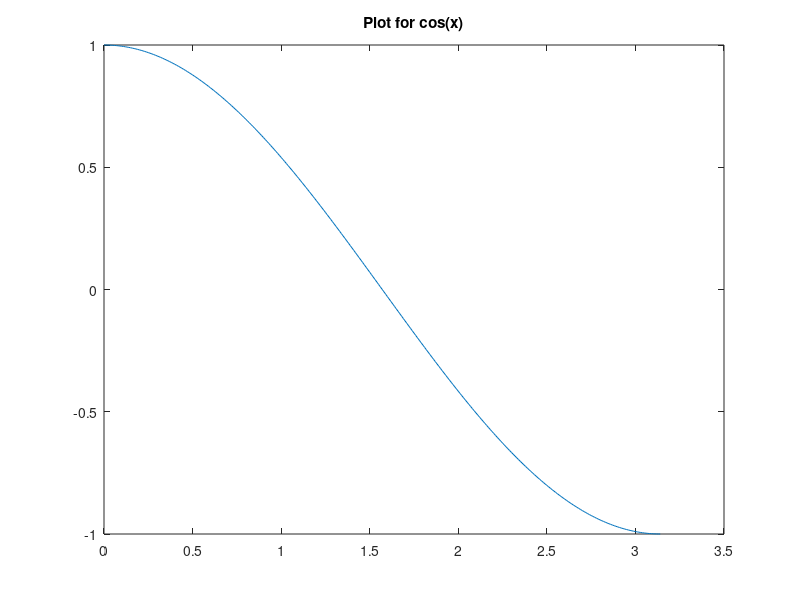

MATLAB code for this plot: (Note: this script raises an error after producing the figure.)
x = 0:0.01:1*pi;
y = cos(x);
figure;
plot(x,y)
title('Plot for cos(x)');

X1 = [0,1/2*pi,3/4*pi];
Y1 = [cos(0),cos(1/2*pi),cos(3/4*pi)];
C1 = lagrange_interpolation(X1,Y1);
figure;
plot_lagrange(X1, Y1, C1);
title('Second-order Lagrange Interpolation for cos(x)');

X2 = [0,1/3*pi,2/3*pi,1*pi];
Y2 = [cos(0),cos(1/3*pi),cos(2/3*pi),cos(1*pi)];
C2 = lagrange_interpolation(X2,Y2);
figure;
plot_lagrange(X2, Y2, C2);
title('Third-order Lagrange Interpolation for cos(x)');

X3 = [0,1/5*pi,2/5*pi,3/5*pi,4/5*pi,1*pi];
Y3 = [cos(0),cos(1/5*pi),cos(2/5*pi),cos(3/5*pi),cos(4/5*pi),cos(1*pi)];
C3 = lagrange_interpolation(X3,Y3); 
figure;
plot_lagrange(X3, Y3, C3);
title('Fifth-order Lagrange Interpolation for cos(x)');

fprintf('Drawing Complete.')

function plot_lagrange(X,Y,C)
    x_dense = linspace(0, pi, 1000);
    y_dense = polyval(C, x_dense);
    plot(X, Y, 'ro'); 
    hold on;
    plot(x_dense, y_dense, 'b-');
    title('Lagrange Interpolation');
    xlabel('x');
    ylabel('y');
    legend('Data points', 'Approxinmation Results');
    hold off;
end

function C = lagrange_interpolation(X, Y)
    w = length(X);
    n = w - 1;
    L = zeros(w, w);
    for k = 1: n + 1
        V = 1;
        for j = 1: n + 1
            if k ~= j
                V = conv(V, poly(X(j))) / (X(k) - X(j));
            end
        end
        L(k, :) = V;
    end
    C = Y * L;
end
